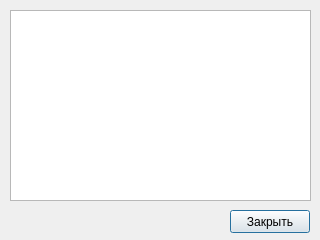
<?xml version="1.0" encoding="UTF-8"?>
<ui version="4.0">
 <class>LogWindow</class>
 <widget class="QDialog" name="LogWindow">
  <property name="geometry">
   <rect>
    <x>0</x>
    <y>0</y>
    <width>320</width>
    <height>240</height>
   </rect>
  </property>
  <property name="windowTitle">
   <string>Журнал</string>
  </property>
  <widget class="QTextEdit" name="logTextEdit">
   <property name="geometry">
    <rect>
     <x>10</x>
     <y>10</y>
     <width>301</width>
     <height>191</height>
    </rect>
   </property>
   <property name="readOnly">
    <bool>true</bool>
   </property>
  </widget>
  <widget class="QPushButton" name="closeButton">
   <property name="geometry">
    <rect>
     <x>230</x>
     <y>210</y>
     <width>80</width>
     <height>23</height>
    </rect>
   </property>
   <property name="text">
    <string>Закрыть</string>
   </property>
  </widget>
 </widget>
 <resources/>
 <connections/>
</ui>
